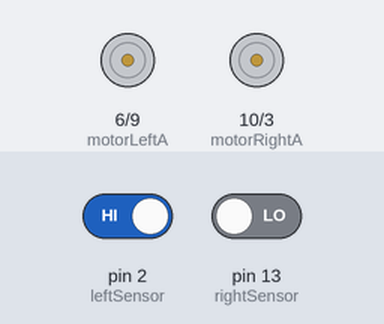
Simulated run of this sketch. Board: Arduino Uno, built with avr-gcc and run on an emulated ATmega328P. On the bench: motor-driver pin pairs drawn as motors (green arrow = first pin HIGH = forward, orange = second pin HIGH = backward, longer = more drive, scaled by the enable pin). The test bench sets the inputs (shaded band); at power-on: pin 2 (leftSensor) HIGH, pin 13 (rightSensor) LOW.

Above: at 1.2 s.
1.3 s: pin 2 (leftSensor) driven LOW and pin 13 (rightSensor) driven HIGH
At 2.1 s:
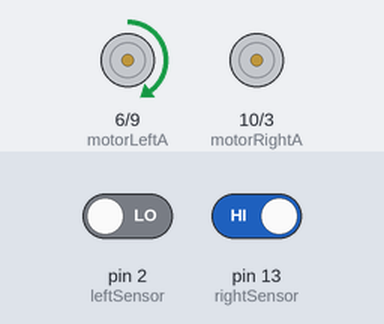
Timing chart, 0 to 4.3 s (numbered marks = the images above; inputs shaded):
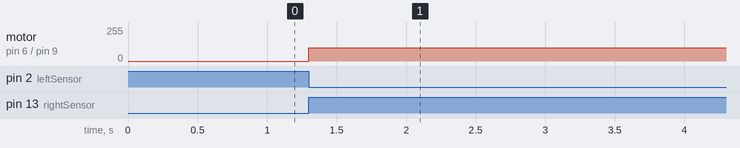

Measured:
- after the input at 1.3 s, motor on pin 6 (motorLeftA) / pin 9 (motorLeftB): stopped → forward 100/255 at once

The sketch:

ifelse_driverobot.ino.ino
```cpp
int leftSensor=2;
int rightSensor=13;
int motorLeftA=6; //2
int motorRightA=10; //10
int motorLeftB=9;//7
int motorRightB=3;//15
int motorLeftSpeed=5;//1
int motorRightSpeed=11;//9

void setup() {
  // put your setup code here, to run once:
pinMode (leftSensor, INPUT);
pinMode (rightSensor, INPUT);
pinMode (motorLeftA, OUTPUT);
pinMode (motorRightA, OUTPUT);
pinMode (motorLeftB, OUTPUT);
pinMode (motorRightB, OUTPUT);
pinMode (motorLeftSpeed, OUTPUT);
pinMode (motorRightSpeed, OUTPUT);
}

void loop() {
  // put your main code here, to run repeatedly:
int stateLeftSensor=digitalRead (leftSensor);
int stateRightSensor=digitalRead (rightSensor);
//delay(5);
int spd1=100; //turn speed fast wheel
int spd2=100; //forward speed
int spd3=0; //turn speed slow wheel
int spd4=100; //reverse speed

if (stateLeftSensor==LOW &&  stateRightSensor==HIGH) {

  analogWrite(motorLeftSpeed, spd1);
  analogWrite(motorRightSpeed, spd3);

  digitalWrite(motorLeftA, HIGH);
  digitalWrite(motorLeftB, LOW);

  digitalWrite(motorRightA, LOW);
  digitalWrite(motorRightB, HIGH);
}
/*else if (stateLeftSensor==HIGH &&  stateRightSensor==LOW){

  analogWrite(motorLeftSpeed, spd3);
  analogWrite(motorRightSpeed, spd1);

  digitalWrite(motorLeftA, HIGH);
  digitalWrite(motorLeftB, LOW);

  digitalWrite(motorRightA, HIGH);
  digitalWrite(motorRightB, LOW);
}
else if (stateLeftSensor==HIGH &&  stateRightSensor==HIGH){

  analogWrite(motorLeftSpeed, spd2);
  analogWrite(motorRightSpeed, spd2);

  digitalWrite(motorLeftA, HIGH);
  digitalWrite(motorLeftB, LOW);

  digitalWrite(motorRightA, HIGH);
  digitalWrite(motorRightB, LOW);
}
else if (stateLeftSensor==LOW &&  stateRightSensor==LOW){

  analogWrite(motorLeftSpeed, spd4);
  analogWrite(motorRightSpeed, spd4);

  digitalWrite(motorLeftA, LOW);//2
  digitalWrite(motorLeftB, HIGH);//7

  digitalWrite(motorRightA, LOW);//10
  digitalWrite(motorRightB, HIGH);//15
//  delay (200);
}*/
}
```
